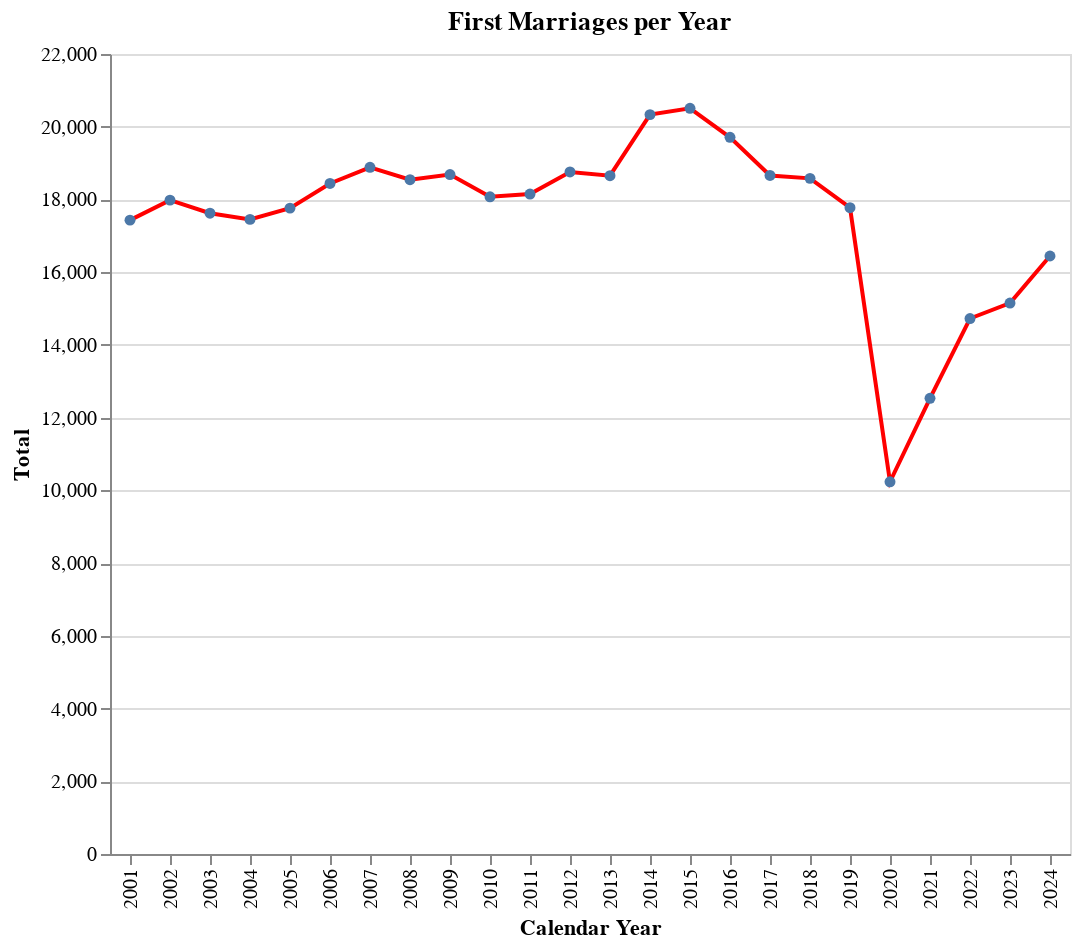

Source (notebook cell):
### Code cell
annual_marriages = marriages.loc[marriages['Age of Groom (Years)'] == 'Total',['Calendar Year','Total']]


annual_marriages_chart = (
    alt.Chart(annual_marriages)
    .mark_line(point=True, color='red')
    .encode(
        x=alt.X("Calendar Year:O", title="Calendar Year"),
        y=alt.Y("Total:Q", title="Total"),
    )
    .properties(
        title="First Marriages per Year",
        width="container",
        height=400
    )
    .interactive()
)
annual_marriages_chart

### Figure 1 — Vega-Lite specification as saved in the notebook (floating-point values rounded to 4 significant figures)
{"config": {"view": {"continuousWidth": 300, "continuousHeight": 300}}, "data": {"name": "data-a102b386745ae8b0d8076bc80b3f68e1"}, "mark": {"type": "line", "color": "red", "point": true}, "encoding": {"x": {"field": "Calendar Year", "title": "Calendar Year", "type": "ordinal"}, "y": {"field": "Total", "title": "Total", "type": "quantitative"}}, "height": 400, "params": [{"name": "param_45", "select": {"type": "interval", "encodings": ["x", "y"]}, "bind": "scales"}], "title": "First Marriages per Year", "width": "container", "$schema": "https://vega.github.io/schema/vega-lite/v5.8.0.json", "datasets": {"data-a102b386745ae8b0d8076bc80b3f68e1": [{"Calendar Year": 2001, "Total": 17431}, {"Calendar Year": 2002, "Total": 17981}, {"Calendar Year": 2003, "Total": 17622}, {"Calendar Year": 2004, "Total": 17452}, {"Calendar Year": 2005, "Total": 17762}, {"Calendar Year": 2006, "Total": 18440}, {"Calendar Year": 2007, "Total": 18885}, {"Calendar Year": 2008, "Total": 18544}, {"Calendar Year": 2009, "Total": 18686}, {"Calendar Year": 2010, "Total": 18073}, {"Calendar Year": 2011, "Total": 18149}, {"Calendar Year": 2012, "Total": 18756}, {"Calendar Year": 2013, "Total": 18654}, {"Calendar Year": 2014, "Total": 20333}, {"Calendar Year": 2015, "Total": 20506}, {"Calendar Year": 2016, "Total": 19708}, {"Calendar Year": 2017, "Total": 18659}, {"Calendar Year": 2018, "Total": 18580}, {"Calendar Year": 2019, "Total": 17773}, {"Calendar Year": 2020, "Total": 10235}, {"Calendar Year": 2021, "Total": 12531}, {"Calendar Year": 2022, "Total": 14726}, {"Calendar Year": 2023, "Total": 15152}, {"Calendar Year": 2024, "Total": 16445}]}}
